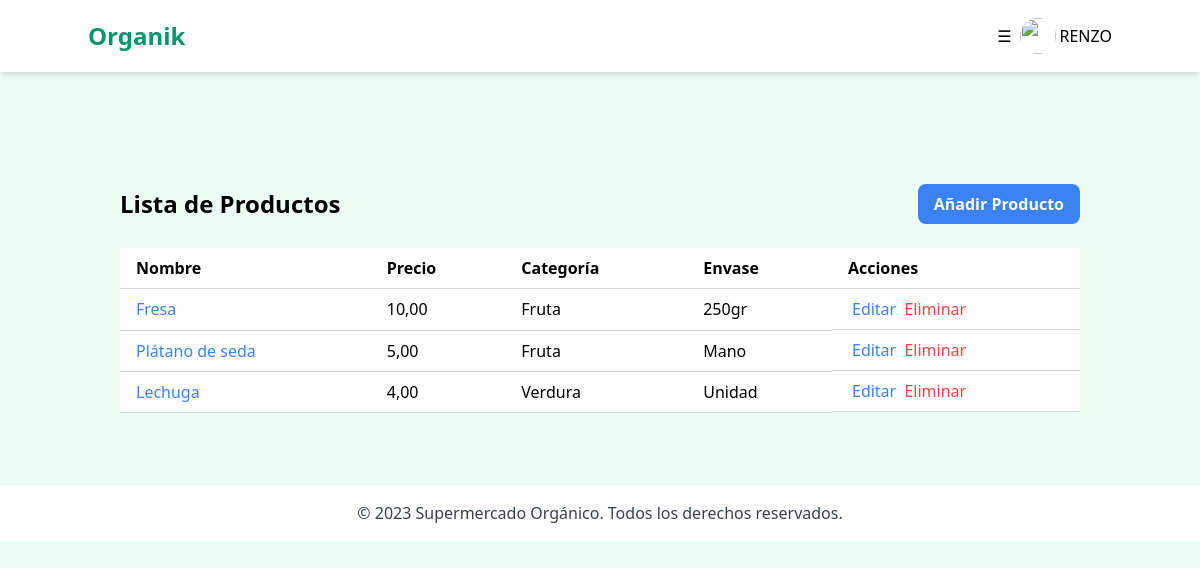
/administracion/producto/ (signed in), run on the app's committed database.
### marketapp/models.py (models this page shows, shortened)
class Usuario(AbstractUser):
    telefono = models.CharField(max_length=20, blank=True, null=True)
    direccion = models.CharField(max_length=200, blank=True, null=True)
    ciudad = models.CharField(max_length=50, blank=True, null=True)
    distrito = models.CharField(max_length=50, blank=True, null=True)
    codigo_postal = models.CharField(max_length=10, blank=True, null=True)
    email = models.EmailField(unique=True, verbose_name='correo electrónico')
    CLIENTE = "cliente"
    ADMINISTRADOR = "administrador"
    TIPO_USUARIO_CHOICES = [
        (CLIENTE, "Cliente"),
        (ADMINISTRADOR, "Administrador"),
    ]
    tipo_usuario = models.CharField(
        max_length=15,
        choices=TIPO_USUARIO_CHOICES,
        default=CLIENTE,
    )

class Producto(models.Model):
    nombre = models.CharField(max_length=100)
    descripcion = models.CharField(max_length=100)
    precio = models.DecimalField(max_digits=10, decimal_places=2)
    stock = models.PositiveIntegerField(blank=True, null=True)
    categoria = models.ForeignKey(Categoria, on_delete=models.SET_NULL, null=True)
    imagen = models.ImageField(upload_to="productos_imagenes", blank=True, null=True)
    envase = models.ForeignKey(
        Envase, on_delete=models.SET_NULL, null=True, verbose_name="Tipo de envase"
    )

class Categoria(models.Model):
    nombre = models.CharField(max_length=50)
    descripcion = models.CharField(max_length=100, blank=True, null=True)
    def __str__(self):
        return self.nombre

class Envase(models.Model):
    nombre = models.CharField(max_length=50, verbose_name="Nombre del envase")
    valor = models.DecimalField(
        max_digits=5, decimal_places=2, verbose_name="Factor de costo"
    )
    def __str__(self):
        return self.nombre

### marketapp/views.py (the view)
# urls.py: path('producto/', ProductoAdminListView.as_view(), name='admin_producto_list'),
class ProductoAdminListView(LoginRequiredMixin,ListView):
    model = Producto
    template_name = 'marketapp/admin/producto/list.html'
    context_object_name = 'productos'
    queryset = Producto.objects.all().order_by('categoria')

### marketapp/templates/marketapp/admin/producto/list.html
{% extends "marketapp/admin/adminIndex.html" %}
{% block contenido %}
<div class="container mx-auto mt-10 md:p-4">
    <div class="flex justify-between items-center mb-6">
        <h2 class="text-2xl font-bold">Lista de Productos</h2>
        <a href="{% url 'administracion:admin_producto_create' %}" class="bg-blue-500 hover:bg-blue-600 text-white font-bold py-2 px-4 rounded-lg">
            Añadir Producto
        </a>
    </div>
    <table class="min-w-full bg-white">
        <thead>
            <tr>
                <th class="py-0 md:py-2 md:px-4 border-b border-gray-300 text-left">Nombre</th>
                <th class="py-0 md:py-2 md:px-4 border-b border-gray-300 text-left">Precio</th>
                <th class="py-0 md:py-2 md:px-4 border-b border-gray-300 text-left">Categoría</th>
                <th class="py-0 md:py-2 md:px-4 border-b border-gray-300 text-left">Envase</th>
                <th class="py-0 md:py-2 md:px-4 border-b border-gray-300 text-left">Acciones</th>
            </tr>
        </thead>
        <tbody>
            {% for producto in productos %}
            <tr>
                <td class="py-0 px-2 md:py-2 md:px-4 border-b border-gray-300"><a href="{% url 'administracion:admin_producto_detail' producto.id %}" class="text-blue-500 hover:text-blue-600">{{ producto.nombre }}</a></td>
                <td class="py-0 md:py-2 md:px-4 border-b border-gray-300">{{ producto.precio }}</td>
                <td class="py-0 md:py-2 md:px-4 border-b border-gray-300">{{ producto.categoria }}</td>
                <td class="py-0 md:py-2 md:px-4 border-b border-gray-300">{{ producto.envase }}</td>
                <td class="py-0 md:py-2 grid items-center  md:px-4 border-b border-gray-300 md:block">
                    <a href="{% url 'administracion:admin_producto_edit' producto.id %}" class="text-blue-500 hover:text-blue-600 ml-1">Editar</a>
                    <a href="{% url 'administracion:admin_producto_delete' producto.id %}" class="text-red-500 hover:text-red-600 ml-1">Eliminar</a>
                </td>
            </tr>
            {% endfor %}
        </tbody>
    </table>
</div>
{% endblock %}

### marketapp/templates/marketapp/admin/adminIndex.html (shortened to what this page needs)
{% load static %}
<!DOCTYPE html>
<html lang="enS">
<head>
    <link href="https://cdn.jsdelivr.net/npm/tailwindcss@2.2.19/dist/tailwind.min.css" rel="stylesheet">
</head>
<body class="bg-green-50">
    <nav class="bg-white p-2 px-4 shadow-md relative">
        <div class="container mx-auto flex justify-between items-center">
            <h1 class="text-2xl font-bold text-green-600"><a href="{% url 'administracion:adminIndex' %}">Organik</a></h1>
            {% if user.is_authenticated %}
                <div onclick="toggleDropdown()" class="flex ml-4 my-2 items-center">
                    <button class="p-2 rounded-md hover:bg-green-200">&#9776;</button>
                    <img src="{{ request.session.avatar }}" alt="" class="rounded-full object-cover h-9 w-9">
                    <p class="ml-1">{{ user.first_name | upper }}</p>
                </div>
            {% endif %}
        </div>
    </nav>
    <main class="container mx-auto mt-10 p-4 ">
        {% block contenido %}{% endblock contenido %}
    </main>
    <footer class="bg-white mt-10 p-4 shadow-t">
        <div class="container mx-auto text-center">
            <p class="text-gray-700">&copy; 2023 Supermercado Orgánico. Todos los derechos reservados.</p>
        </div>
    </footer>
</body>
</html>

### data on the page
Usuario: first_name "RENZO"
Producto: nombre "Fresa", precio "10,00", categoria "Fruta", envase "250gr"
Producto: nombre "Plátano de seda", precio "5,00", categoria "Fruta", envase "Mano"
Producto: nombre "Lechuga", precio "4,00", categoria "Verdura", envase "Unidad"
